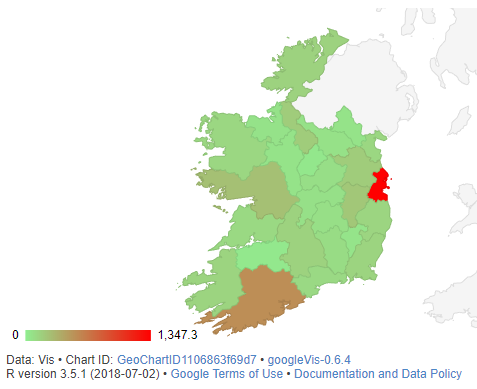

Write the R code that produced this figure.
library(googleVis);
province<-c("IE-CW", "IE-CN", "IE-CE", "IE-C",
            "IE-CO", "IE-DL", "IE-D",  "IE-G",
            "IE-KY", "IE-KE", "IE-KK", "IE-LS",
            "IE-L",  "IE-LM", "IE-LK", "IE-LD",
            "IE-LH", "IE-MO", "IE-MH", "IE-MN",
            "IE-M",  "IE-OY", "IE-RN", "IE-SO",
            "IE-TA", "IE-U",  "IE-WD", "IE-WH",
            "IE-WX", "IE-WW");
Population<-c(56.9,76.1,118.8,0,
       542.8,159.1,1347.3,258.0,
       147.7,222.5,99.2,84.7,
       0,194.9,32.0,40.8,
       128.8,130.5,195.0,61.3,
       0,77.9,64.5,65.6,
       159.5,0,116.1,88.7,
       149.7,142.4);

Vis<-data.frame(province,Population)

Map<-gvisGeoChart(Vis,
                  locationvar="province",
                  colorvar="Population",
                  options=list(region="IE",
                               displayMode="regions",
                               resolution="provinces",
                               colorAxis="{colors:['lightgreen','red']}"))

plot(Map)
